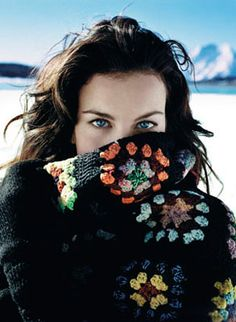
#> input picture Opencv Module Ejemplos/tyler1.jpg, 236 x 322 px
$ python '3_Otras conversiones y muestra en paralelo de imagenes.py'
#> lines starting #> are read from the running program, lines starting #| are printed output that depends on the picture
import cv2

imagen = cv2.imread("tyler1.jpg")
#> imagen is the input picture: shape (322, 236, 3); mean B, G, R 90.8, 87.5, 80.8

#Invertimos la imagen ( R,G,B) --> (255-R,255-G,255-B)
imagen2 = ~imagen
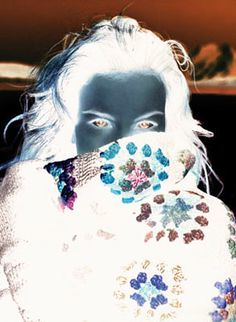
#> imagen2: shape (322, 236, 3); mean B, G, R 164.2, 167.5, 174.2

#Funcion de conversion a formato "XYZ"
imagen3 = cv2.cvtColor(imagen,cv2.COLOR_BGR2XYZ)
#> imagen3: shape (322, 236, 3); mean of channels 0, 1, 2 80.9, 86.3, 96.8

cv2.imshow("Figura1",imagen)
cv2.imshow("Figura2",imagen2)
cv2.imshow("Figura3",imagen3)
cv2.waitKey(0)
